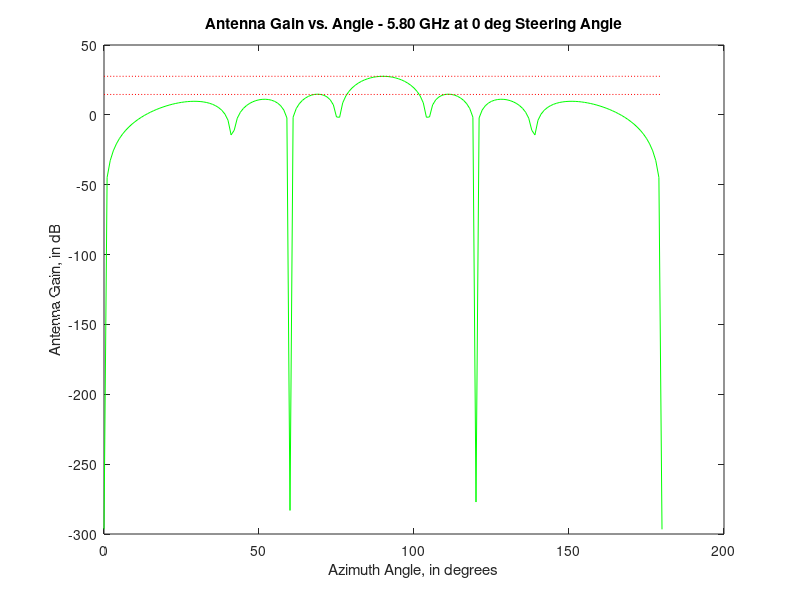
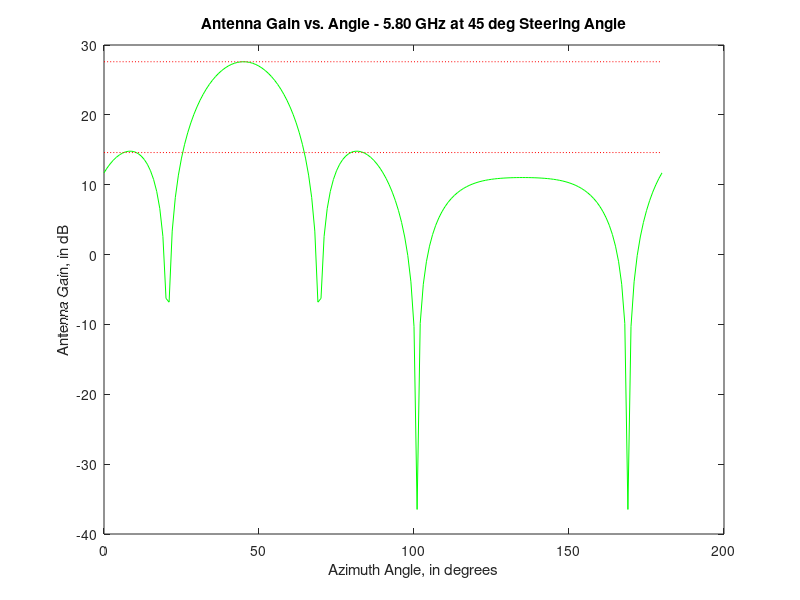
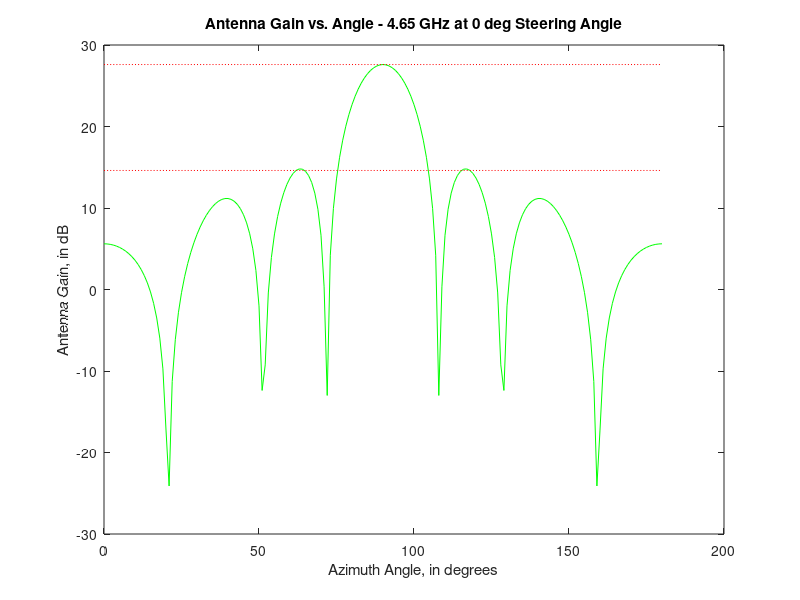
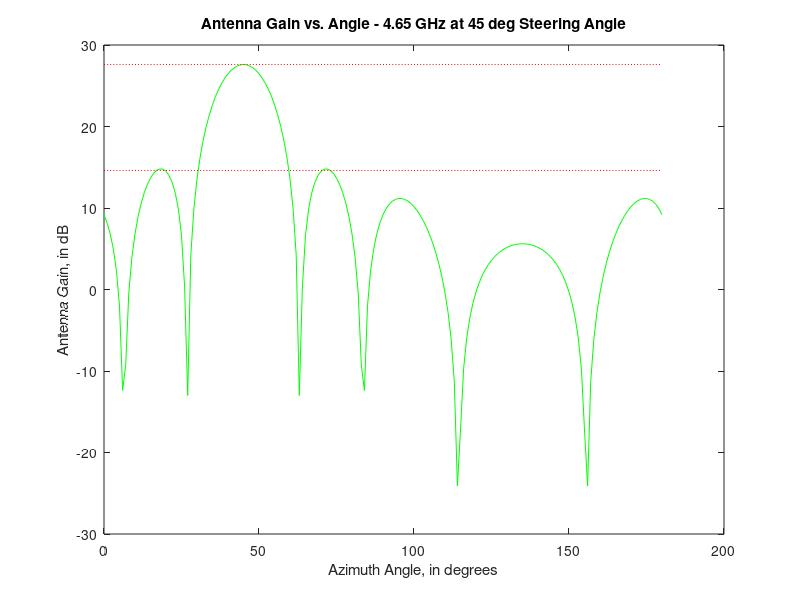

These figures' MATLAB source, in order:
close all;
clear all;
%% Define Initial Parameters %%

fprintf('-INPUTS------------------------\n');

% These are the variables we can adjust:
v = 160000/3600;    % Velocity in m/s - 160km/h
h = 7500;           % Initial height (m) - cruising altitude
ele_wt = .5+.3;        % Weight per element (lbs)
ele_pwr = 10+1.425;     % Power per element (W)

fprintf('Velocity: %f m/s\n',v);
fprintf('Altitude: %f m\n',h);
fprintf('Weight per Element: %f lbs\n',ele_wt);
fprintf('Power per Element: %f W\n',ele_pwr);

% Define constants:
c = 3e8;                        % Speed of Light (m/s)
freq_l = 3.5e9;                 % Lower frequency bound of antenna bandwidth
freq_u = 5.8e9;                 % Upper frequency bound of antenna bandwidth
freq_m = (freq_l + freq_u)/2;   % Middle frequency of antenna bandwidth

lambda_l = c / freq_l;    % Wavelength at low freq
lambda_u = c / freq_u;    % Wavelength at high freq
lambda_m = c / freq_m;    % Wavelength at mid freq

dx = lambda_u/2;        % Element Spacing (x)
dy = lambda_u/4;        % Element Spacing (y)

%% Define parametric equations based on Initial Parameters %%

fprintf('-OUTPUTS-----------------------\n');

xi = v * 600;             % X Position at time t=0 (600 seconds from target)              
Ri = sqrt(h^2 + xi^2);    % Radial distance from the start point to target
theta_Max = atan(xi/h);   % Maximum sweep angle
fprintf('Maximum Sweep Angle: %f degrees\n',theta_Max*180/pi);

% Calculate necessary Beamwidth (BW) at boresight (t = 10 minutes)
Bwx = 2* atan(1000/h);      % 1 km band
Bwy = 2* atan(9260/h);      % 5 nmi wide
fprintf('Beamwidth: %f x %f degrees\n',Bwx*180/pi,  Bwy*180/pi);

% Calculate dimensions of phased antenna array.
Dx = lambda_u / Bwx;          % Dx = dx*nx
Dy = lambda_u / Bwy;          % Dy = dy*ny
fprintf('Array Size: %f x %f meters\n',Dx,Dy);
fprintf('Element Spacing: %f x %f meters\n',dx,dy);

nx = ceil(Dx / dx);          % # of elements in x direction based on dimensions
ny = ceil(Dy / dy);          % # of elements in y direction based on dimensions
tot_ele = nx * ny;           % Total # of elements in array.
fprintf('Elements: %i x %i = %i\n',nx,ny,tot_ele);

tot_wt  = tot_ele * ele_wt;  % Total weight of the antenna array.
fprintf('Weight of Elements: %f lbs\n',tot_wt);

tot_pwr = tot_ele * ele_pwr; % Total power of antenna array.
fprintf('Power Consumption: %f W\n',tot_pwr);

% Calculate the total power needed for transmission :
% dBW (Receiver) = dBW (Antenna Gain + HPA) - FreeSpacePathLoss
%       ==> Need -85 = -55dBW to be seen at the enemy receiver.

        % FSP = 20 * log((4*pi*Ri*freq_u)/c) ~~~ in dB
        %         ===> Ri = Furthest radial distance (at t = 0)
        
FSPL = 20 * log10((4*pi*Ri*freq_u)/c);
   
% Calculate required power given all specifications.
%   -55 = dBW seen at receiver

Req_TPwr_dB = -55 + FSPL;                % Required dB at trasmitter.
fprintf('Required Tx Power: %f dBW\n',Req_TPwr_dB);

Req_TPwr = 10^((Req_TPwr_dB)/10);       % Calculate req. pwr in Watts (W)

ant_gain = 20*log10((4*pi*nx*dx*ny*dy)/(lambda_l^2));   % Gain of antenna array
fprintf('Gain of Antenna: %f dB\n',ant_gain);
hpa_gain = Req_TPwr_dB - ant_gain;        % Total Required Amp Gain
fprintf('Total Gain of HPA: %f dB\n',hpa_gain);
fprintf('Single HPA Gain: %f dB\n',hpa_gain/tot_ele);



%% Graph #1 - Lowest Freq @ 0 deg

lambda = lambda_u;

Wtel = ones(1,ny); % weights in elevation
bu = zeros(1,nx); % voltage in dB given to each element
WndBu = 10.^(-0.05.*bu); % voltage in watts
k = 2*pi/lambda; % wave number
phi = 0;     % steering angle
%G = 10000 + 30dB %input power

theta=0:pi/180:pi;
for l = 1:nx
    Au(l,:) = sum(Wtel)*WndBu(l)*exp((j*k*l*dx).*(cos(theta+ phi)));
end

G = 1;
Au_log = 20*log10(abs(sum(Au)).*sqrt(G));

figure(1);
    plot(theta*180/pi,real(Au_log),'g',...
        0:180,ones(1,length(theta))*max(real(Au_log)),'r:',...
        0:180,ones(1,length(theta))*max(real(Au_log))-13,'r:');
    title('Antenna Gain vs. Angle - 5.80 GHz at 0 deg Steering Angle')
    xlabel('Azimuth Angle, in degrees')
    ylabel('Antenna Gain, in dB');
    
%% Graph #2 - Lowest Freq @ 45 deg

lambda = lambda_l;

Wtel = ones(1,ny); % weights in elevation
bu = zeros(1,nx); % voltage in dB given to each element
WndBu = 10.^(-0.05.*bu); % voltage in watts
k = 2*pi/lambda; % wave number
phi = deg2rad(45);     % steering angle
%G = 10000 + 30dB %input power

theta=0:pi/180:pi;
for l = 1:nx
    Au(l,:) = sum(Wtel)*WndBu(l)*exp((j*k*l*dx).*(cos(theta+ phi)));
end

G = 1;
Au_log = 20*log10(abs(sum(Au)).*sqrt(G));

figure(2);
    plot(theta*180/pi,real(Au_log),'g',...
        0:180,ones(1,length(theta))*max(real(Au_log)),'r:',...
        0:180,ones(1,length(theta))*max(real(Au_log))-13,'r:');
    title('Antenna Gain vs. Angle - 5.80 GHz at 45 deg Steering Angle')
    xlabel('Azimuth Angle, in degrees')
    ylabel('Antenna Gain, in dB');
    
%% Graph #3 - Middle Freq @ 0 deg

lambda = lambda_m;

Wtel = ones(1,ny); % weights in elevation
bu = zeros(1,nx); % voltage in dB given to each element
WndBu = 10.^(-0.05.*bu); % voltage in watts
k = 2*pi/lambda; % wave number
phi = deg2rad(0);     % steering angle;
%G = 10000 + 30dB %input power

theta=0:pi/180:pi;
for l = 1:nx
    Au(l,:) = sum(Wtel)*WndBu(l)*exp((j*k*l*dx).*(cos(theta+ phi)));
end

G = 1;
Au_log = 20*log10(abs(sum(Au)).*sqrt(G));

figure(3);
    plot(theta*180/pi,real(Au_log),'g',...
        0:180,ones(1,length(theta))*max(real(Au_log)),'r:',...
        0:180,ones(1,length(theta))*max(real(Au_log))-13,'r:');
    title('Antenna Gain vs. Angle - 4.65 GHz at 0 deg Steering Angle')
    xlabel('Azimuth Angle, in degrees')
    ylabel('Antenna Gain, in dB');
    
%% Graph #4 - Lower Freq @ 45 deg

lambda = lambda_m;

Wtel = ones(1,ny); % weights in elevation
bu = zeros(1,nx); % voltage in dB given to each element
WndBu = 10.^(-0.05.*bu); % voltage in watts
k = 2*pi/lambda; % wave number
phi = deg2rad(45);
%G = 10000 + 30dB %input power

theta=0:pi/180:pi;
for l = 1:nx
    Au(l,:) = sum(Wtel)*WndBu(l)*exp((j*k*l*dx).*(cos(theta+ phi)));
end

G = 1;
Au_log = 20*log10(abs(sum(Au)).*sqrt(G));

figure(4);
    plot(theta*180/pi,real(Au_log),'g',...
        0:180,ones(1,length(theta))*max(real(Au_log)),'r:',...
        0:180,ones(1,length(theta))*max(real(Au_log))-13,'r:');
    title('Antenna Gain vs. Angle - 4.65 GHz at 45 deg Steering Angle')
    xlabel('Azimuth Angle, in degrees')
    ylabel('Antenna Gain, in dB');

%% Graph #5 - Highest Freq @ 0 deg

lambda = lambda_u;

Wtel = ones(1,ny); % weights in elevation
bu = zeros(1,nx); % voltage in dB given to each element
WndBu = 10.^(-0.05.*bu); % voltage in watts
k = 2*pi/lambda; % wave number
phi = deg2rad(0);     % steering angle
%G = 10000 + 30dB %input power

theta=0:pi/180:pi;
for l = 1:nx
    Au(l,:) = sum(Wtel)*WndBu(l)*exp((j*k*l*dx).*(cos(theta+ phi)));
end

G = 1;
Au_log = 20*log10(abs(sum(Au)).*sqrt(G));

figure(5);
    plot(theta*180/pi,real(Au_log),'g',...
        0:180,ones(1,length(theta))*max(real(Au_log)),'r:',...
        0:180,ones(1,length(theta))*max(real(Au_log))-13,'r:');
    title('Antenna Gain vs. Angle - 3.50 GHz at 0 deg Steering Angle')
    xlabel('Azimuth Angle, in degrees')
    ylabel('Antenna Gain, in dB');
    
%% Graph #6 - Highest Freq @ 45 deg

lambda = lambda_u;

Wtel = ones(1,ny); % weights in elevation
bu = zeros(1,nx); % voltage in dB given to each element
WndBu = 10.^(-0.05.*bu); % voltage in watts
k = 2*pi/lambda; % wave number
phi = deg2rad(45);
%G = 10000 + 30dB %input power

theta=0:pi/180:pi;
for l = 1:nx
    Au(l,:) = sum(Wtel)*WndBu(l)*exp((j*k*l*dx).*(cos(theta+ phi)));
end

G = 1;
Au_log = 20*log10(abs(sum(Au)).*sqrt(G));

figure(6);
    plot(theta*180/pi,real(Au_log),'g',...
        0:180,ones(1,length(theta))*max(real(Au_log)),'r:',...
        0:180,ones(1,length(theta))*max(real(Au_log))-13,'r:');
    title('Antenna Gain vs. Angle - 3.50 GHz at 45 deg Steering Angle')
    xlabel('Azimuth Angle, in degrees')
    ylabel('Antenna Gain, in dB');
   
%% Antenna Gain vs Frequency %%

freqs = [3.5:.1:5.8]*10^9;
lambdas = c./freqs;
Gs = 20*log10(4*pi*nx*dx*ny*dy./lambdas.^2);

figure(7);
    plot(freqs,Gs);
    title('Antenna gain vs. Frequency');
    xlabel('Frequency (Hz)');
    ylabel('Gain (dB)');
    
%% Beamwidth vs Frequency %%

BWxs = (180/pi)*(lambdas./Dx);
BWys = (180/pi)*(lambdas./Dy);

figure(8);
    plot(freqs,BWxs,freqs,Bwx*180/pi*ones(1,length(freqs)),'r:',...
         freqs,BWys,freqs,Bwy*180/pi*ones(1,length(freqs)),'r:');
    title('Antenna Beamwidth vs. Frequency');
    xlabel('Frequency (Hz)');
    ylabel('Beamwidth (degrees)');
    
    
fprintf('\n');
